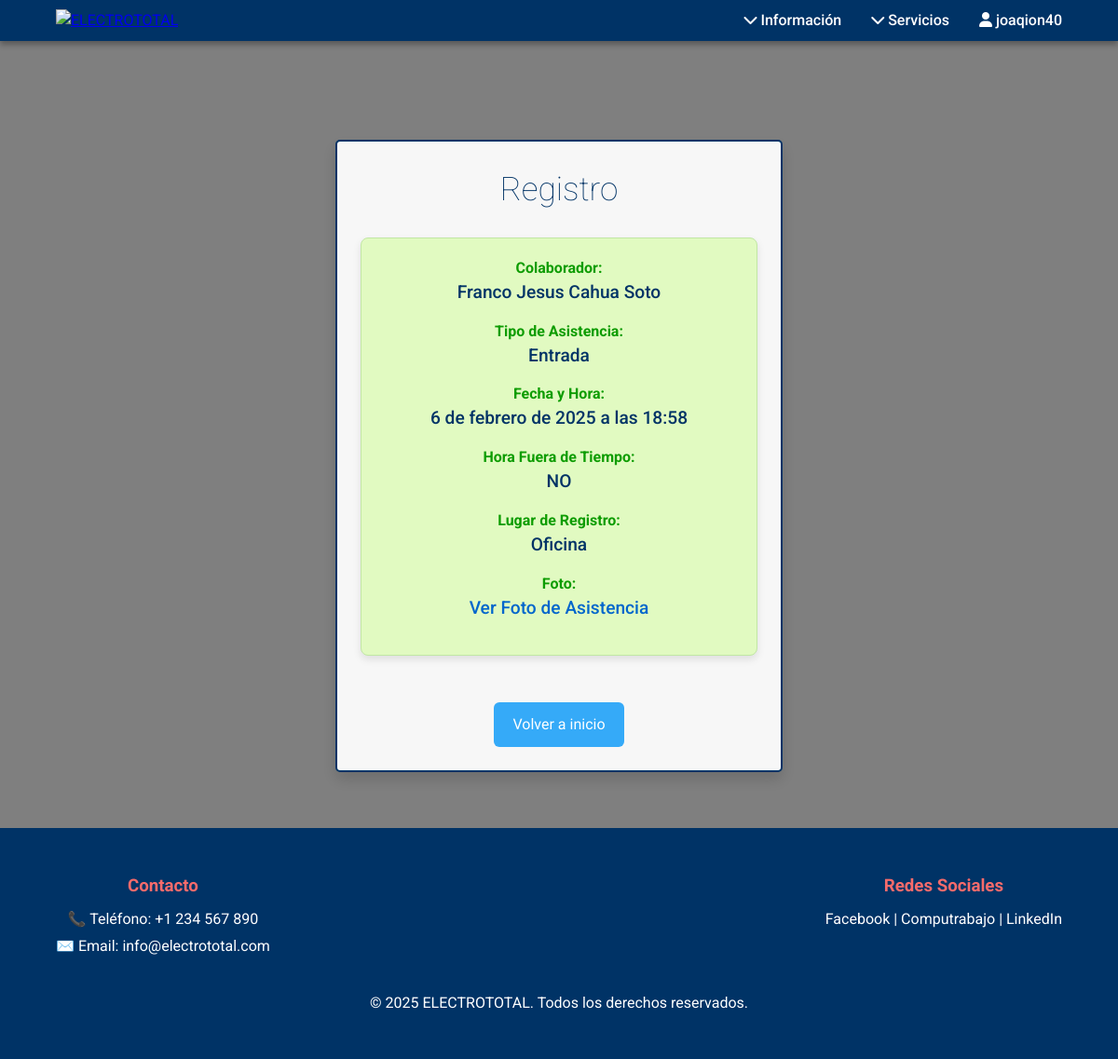
Screenshot of /personal/record/55/ (signed in) with the database file from the repository.
### personal/models.py (models this page shows, shortened)
class CustomUser(AbstractUser):
    isDelete= models.BooleanField(default=False)
    isAdmin = models.BooleanField(default=False)

class Record(models.Model):
    isDelete= models.BooleanField(default=False)
    typeIsInput= models.BooleanField(default=True)
    placeIsOffice=models.BooleanField(default=False)
    collaborator=models.ForeignKey(Collaborator, on_delete=models.CASCADE)
    placeDescription=models.CharField(max_length=30,blank=True,null=True)
    partialDateTime = models.DateTimeField(default=timezone.now )
    dateTime=models.DateTimeField(default=timezone.now)
    unTimelyDateTime = models.DateTimeField(null=True, blank=True)
    photo = models.ImageField(upload_to='fotos_asistencia/')
    objects=ModelManager()

class Collaborator(models.Model):
    isDelete= models.BooleanField(default=False)
    user = models.OneToOneField(CustomUser, on_delete=models.CASCADE)
    favoritePlaceIsOffice=models.BooleanField(default=False)
    isWorking=models.IntegerField(default=-1)
    objects=ModelManager()

### personal/views.py (the view)
# urls.py: path('record/<int:record_id>/', views.recordDetailView, name='record'), #user OK
@login_required
def recordDetailView(request, record_id):
    record = Record.objects.get(id=record_id)
    return render(request, 'record.html', {'record': record})

### personal/templates/record.html (shortened to what this page needs)
{% extends 'base.html' %}
{% block content %}
    <main class="form-container">
        <h1 class="titulo-confirmacion">Registro</h1>
        <div class="mensaje-exito">
            <div class="info-dato-container">
                <p><strong>Colaborador:</strong></p>
                <p class="info-dato">{{ record.collaborator.user.first_name }}</p>
            </div>
            <div class="info-dato-container">
                <p><strong>Tipo de Asistencia:</strong></p>
                <p class="info-dato"> {% if record.typeIsInput %}Entrada{% else %}Salida{% endif %}</p>
            </div>
            <div class="info-dato-container">
                <p><strong>Fecha y Hora:</strong></p>
                <p class="info-dato">{{ record.dateTime }}</p>
            </div>
            <div class="info-dato-container">
                <p><strong>Hora Fuera de Tiempo:</strong></p>
                <p class="info-dato"> {% if record.unTimelyDateTime %}{{ record.unTimelyDateTime }}{% else %}NO{% endif %}</p>
            </div>
            <div class="info-dato-container">
                <p><strong>Lugar de Registro:</strong></p>
                <p class="info-dato" > {% if record.placeIsOffice %}Oficina{% else %}{{ record.placeDescription }}{% endif %}</p>
            </div>
            <div class="info-dato-container">
                <p><strong>Foto:</strong></p>
                <a href="{{ record.photo.url }}" target="_blank" class="link-foto">Ver Foto de Asistencia</a>
            </div>
        </div>
        <a href="{% url 'home' %}" class="btn-volver">Volver a inicio</a>
    </main>
{% endblock %}

### personal/templates/base.html (shortened to what this page needs)
<!DOCTYPE html>
<html lang="es">
<head>
    {% load static %}
    <link rel="stylesheet" href="{% static 'css/base.css' %}">
    <link rel="stylesheet" href="https://cdnjs.cloudflare.com/ajax/libs/font-awesome/6.0.0-beta3/css/all.min.css">
</head>
<body>
    <header class="header">
        <div class="logo">
            <a href="{% url 'home' %}">
                <img src="https://i.ibb.co/D91DT3B/logo-removebg-preview-1.png" alt="ELECTROTOTAL">
            </a>
        </div>
        <nav class="navbar">
            <ul class="navbar-links">
                <li class="dropdown">
                    <a href="#"><i class="fa fa-chevron-down"></i>  Información</a>
                </li>
                <li class="dropdown">
                    <a href="#"><i class="fa fa-chevron-down"></i>  Servicios</a>
                </li>
            </ul>
            <ul class="navbar-links user-links">
                {% if user.is_authenticated %}
                    <li class="dropdown">
                        <a href="#"><i class="fa fa-user"></i> {{ user.username }}</a>
                    </li>
                {% else %}
                    <li><a href="#"><i class="fa fa-user-circle"></i>  Registrarse</a></li>
                    <li><a href="{% url 'login' %}"><i class="fa fa-user"></i>  Iniciar sesión</a></li>
                {% endif %}
            </ul>
        </nav>
    </header>
    <main>
        {% block content %}
        {% endblock %}
    </main>
    <footer>
        <div class="footer-content">
            <div class="footer-contact">
                <h3>Contacto</h3>
                <p>📞 Teléfono: +1 234 567 890</p>
                <p>✉️ Email: info@electrototal.com</p>
            </div>
            <div class="footer-socials">
                <h3>Redes Sociales</h3>
                <a href="#">Facebook |</a>
                <a href="#">Computrabajo |</a>
                <a href="#">LinkedIn</a>
            </div>
        </div>
        <div class="footer-bottom">
            <p>&copy; 2025 ELECTROTOTAL. Todos los derechos reservados.</p>
        </div>
    </footer>
</body>
</html>

### personal/static/css/base.css (style rules this page uses)
* { margin: 0; padding: 0; box-sizing: border-box; font-family: 'Roboto', sans-serif; }
body { background: url('https://twind.io/cl/wp-content/uploads/2023/06/seguridad-y-salud-de-los-trabajadores.webp') no-repeat center center fixed; background-size: cover; position: relative; color: #333; font-size: 16px; line-height: 1.5; overflow-x: hidden; }
body::after { content: ""; position: absolute; top: 0; left: 0; right: 0; bottom: 0; background-color: rgba(0, 0, 0, 0.5); z-index: -1; }
.header { position: fixed; top: 0; left: 0; right: 0; background-color: rgba(0, 51, 102); color: white; padding: 10px 5%; display: flex; justify-content: space-between; align-items: center; z-index: 100; box-shadow: 0 4px 6px rgba(0, 0, 0, 0.3); }
.logo img { width: 180px; height: auto; }
.navbar { display: flex; justify-content: space-between; align-items: center; gap: 2rem; }
.navbar-links, .user-links { list-style: none; display: flex; gap: 2rem; }
.navbar-links li a, .user-links li a { color: white; text-decoration: none; font-weight: 500; transition: color 0.3s; }
.dropdown { position: relative; }
.form-container { max-width: 480px; margin: 60px auto; padding: 25px; background-color: #f7f7f7; border-radius: 5px; box-shadow: 0 8px 16px rgba(0, 0, 0, 0.15); color: #003366; text-align: center; border: 2px solid #003366; }
.form-container h1 { font-size: 2.2rem; margin-bottom: 25px; font-weight: 150; }
footer { background-color: #003366; color: white; padding: 3rem 5%; text-align: center; }
.footer-content { display: flex; justify-content: space-between; margin-bottom: 2rem; }
.footer-contact h3, .footer-socials h3 { color: #f76b6b; margin-bottom: 10px; }
.footer-contact p, .footer-socials a { color: white; font-size: 1rem; margin-bottom: 5px; text-decoration: none; }
.footer-bottom p { font-size: 1rem; margin-top: 10px; }
main { padding-top: 90px; }

### personal/templates/record.html (style rules this page uses)
.titulo-confirmacion { font-size: 2.5rem; font-weight: 600; color: #003366; text-align: center; margin-bottom: 30px; }
.mensaje-exito { padding: 20px; background-color: #e1fac1; border-radius: 8px; border: 1px solid #c1e7a4; color: #0d9c00; box-shadow: 0 4px 8px rgba(0, 0, 0, 0.1); margin-bottom: 30px; }
.info-dato-container { margin-bottom: 15px; }
.info-dato-container p { margin: 0; }
.info-dato { font-size: 1.2rem; font-weight: 500; color: #003366; margin-left: 10px; }
.link-foto { font-size: 1.2rem; color: #0066cc; text-decoration: none; font-weight: 500; transition: color 0.3s ease; }
.btn-volver { display: inline-block; padding: 12px 20px; background-color:rgb(53, 170, 248); color: white; text-align: center; text-decoration: none; border-radius: 6px; font-size: 16px; margin-top: 20px; transition: background-color 0.3s ease; }

### rows the page displays
CustomUser: username "joaqion40"
Record: collaborator.user.first_name "Franco Jesus Cahua Soto", dateTime "6 de febrero de 2025 a las 18:58"
